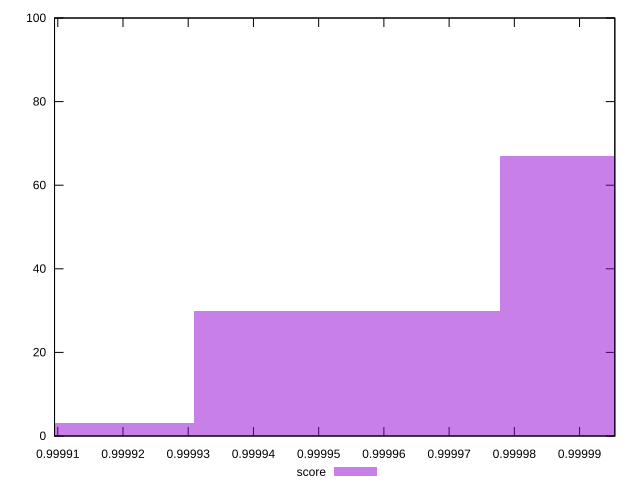

This chart was generated by the following gnuplot code:
reset

$score <<EOF
1.000001273831587 67
0.9999543408389635 30
0.9999074078463399 3
EOF

set key outside below
set boxwidth 0.00004693299262362544
set xrange [0.9999095029848146:0.9999954072993993]
set yrange [0:100]
set trange [0:100]
set style fill transparent solid 0.5 noborder
set terminal svg size 640, 490 enhanced background rgb 'white'
set output "reprap/max-potential-fid/samples/pages+cached+noexternal+nofonts/score/histogram.svg"

plot $score title "score" with boxes

reset
